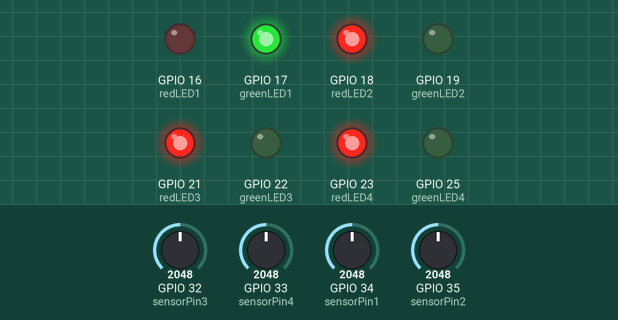
Recording of a sketch running on a simulated ESP32. Parts: output pins drawn as LEDs (lit = HIGH). The inputs (shaded band) are chosen by the test bench; at power-on: GPIO 34 (sensorPin1) = 2048, GPIO 35 (sensorPin2) = 2048, GPIO 32 (sensorPin3) = 2048, GPIO 33 (sensorPin4) = 2048. WiFi joins after 1.5 s; servers stay silent unless stated.

Above: at 3.0 s.
3.1 s: GPIO 34 (sensorPin1) set to 1999
At 12.7 s:
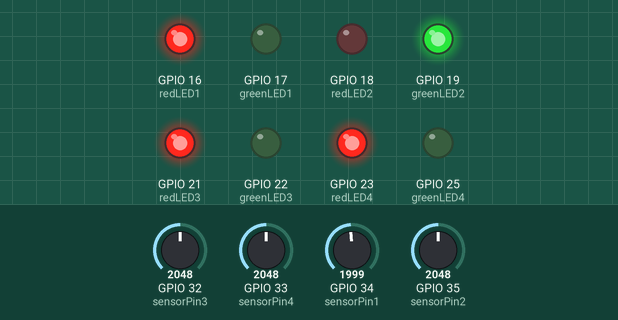
13.3 s: GPIO 35 (sensorPin2) set to 2015
At 22.8 s:
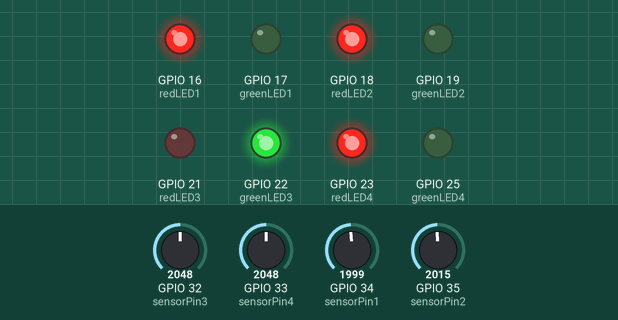
23.3 s: GPIO 32 (sensorPin3) set to 1980
At 33.0 s:
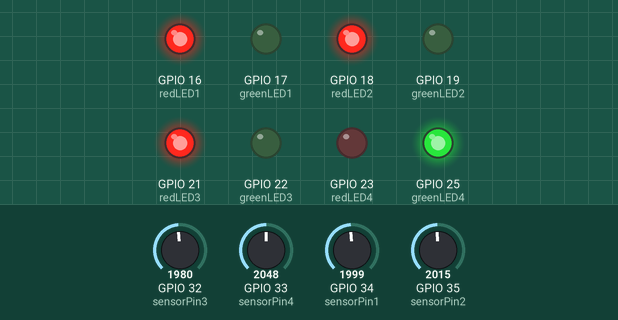
33.3 s: GPIO 32 (sensorPin3) set to 2866
At 43.0 s:
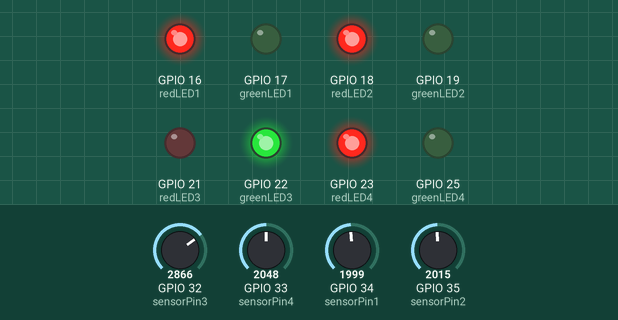
43.3 s: GPIO 32 (sensorPin3) set to 1460
At 44.7 s:
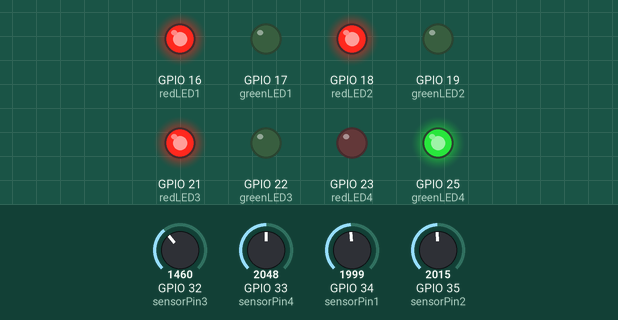
Timing chart, 0 to 46.3 s (numbered marks = the images above; inputs shaded):
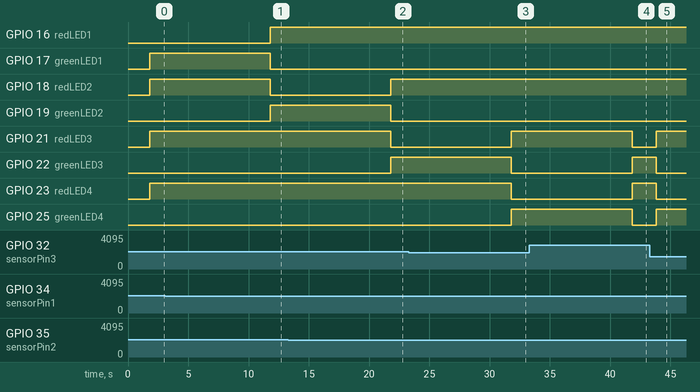

Measured:
- the behaviour switches between 2048 and 2047 on GPIO 34 (sensorPin1) (found by bisection; images 0 and 1)
- the behaviour switches between 2048 and 2047 on GPIO 35 (sensorPin2) (found by bisection; images 1 and 2)
- the behaviour switches between 2048 and 2047 on GPIO 32 (sensorPin3) (found by bisection; images 2 and 3)
- after the input at 3.1 s, GPIO 16 (redLED1), GPIO 19 (greenLED2): LOW → HIGH after 8.7 s; GPIO 17 (greenLED1), GPIO 18 (redLED2): HIGH → LOW after 8.7 s
- after the input at 13.3 s, GPIO 18 (redLED2), GPIO 22 (greenLED3): LOW → HIGH after 8.5 s; GPIO 19 (greenLED2), GPIO 21 (redLED3): HIGH → LOW after 8.5 s
- after the input at 23.3 s, GPIO 21 (redLED3), GPIO 25 (greenLED4): LOW → HIGH after 8.5 s; GPIO 22 (greenLED3), GPIO 23 (redLED4): HIGH → LOW after 8.5 s
- after the input at 33.3 s, GPIO 21 (redLED3), GPIO 25 (greenLED4): HIGH → LOW after 8.5 s; GPIO 22 (greenLED3), GPIO 23 (redLED4): LOW → HIGH after 8.5 s
- after the input at 43.3 s, GPIO 21 (redLED3), GPIO 25 (greenLED4): LOW → HIGH after 0.52 s; GPIO 22 (greenLED3), GPIO 23 (redLED4): HIGH → LOW after 0.52 s

The sketch:

sketch.ino
```cpp
#define BLYNK_TEMPLATE_ID "TMPL3DoTa8aLk"
#define BLYNK_TEMPLATE_NAME "Iot Project"
#define BLYNK_AUTH_TOKEN "7jtEfGGXTRqZMzUuaXZt--IcOc_dacS_"

#include <WiFi.h>
#include <BlynkSimpleEsp32.h>

char auth[] = BLYNK_AUTH_TOKEN;
char ssid[] = "Wokwi-GUEST";
char pass[] = "";

const int sensorPin1 = 34;
const int sensorPin2 = 35;
const int sensorPin3 = 32;
const int sensorPin4 = 33;
const int redLED1 = 16;
const int greenLED1 = 17;
const int redLED2 = 18;
const int greenLED2 = 19;
const int redLED3 = 21;
const int greenLED3 = 22;
const int redLED4 = 23;
const int greenLED4 = 25;

const int threshold = 1500;

const unsigned long greenDuration = 10000;
const unsigned long switchDelay = 5000;
unsigned long switchStartMillis = 0;
int currentLane = 0;

int traffic1 = 0;
int traffic2 = 0;
int traffic3 = 0;
int traffic4 = 0;

int maxTraffic = 0;

void setup() {
  Serial.begin(115200);
  WiFi.begin(ssid, pass);

  Blynk.begin(auth, ssid, pass);

  pinMode(redLED1, OUTPUT);
  pinMode(greenLED1, OUTPUT);
  pinMode(redLED2, OUTPUT);
  pinMode(greenLED2, OUTPUT);
  pinMode(redLED3, OUTPUT);
  pinMode(greenLED3, OUTPUT);
  pinMode(redLED4, OUTPUT);
  pinMode(greenLED4, OUTPUT);

  setAllRed();
}

void loop() {
  Blynk.run();

  traffic1 = analogRead(sensorPin1);
  traffic2 = analogRead(sensorPin2);
  traffic3 = analogRead(sensorPin3);
  traffic4 = analogRead(sensorPin4);

  Blynk.virtualWrite(V1, traffic1);
  Blynk.virtualWrite(V2, traffic2);
  Blynk.virtualWrite(V3, traffic3);
  Blynk.virtualWrite(V4, traffic4);

  unsigned long currentMillis = millis();

  maxTraffic = max(max(traffic1, traffic2), max(traffic3, traffic4)); // Update maxTraffic here
  if (maxTraffic > threshold) {
    if (traffic1 == maxTraffic) {
      manageTraffic(1, traffic1);
    } else if (traffic2 == maxTraffic) {
      manageTraffic(2, traffic2);
    } else if (traffic3 == maxTraffic) {
      manageTraffic(3, traffic3);
    } else if (traffic4 == maxTraffic) {
      manageTraffic(4, traffic4);
    }
    switchStartMillis = currentMillis;
  } else {
    if (currentMillis - switchStartMillis >= switchDelay) {
      switchStartMillis = currentMillis;
      switch (currentLane) {
        case 1:
          setLane(1, false);
          setLane(2, true);
          currentLane = 2;
          break;
        case 2:
          setLane(2, false);
          setLane(3, true);
          currentLane = 3;
          break;
        case 3:
          setLane(3, false);
          setLane(4, true);
          currentLane = 4;
          break;
        case 4:
          setLane(4, false);
          setLane(1, true);
          currentLane = 1;
          break;
        default:
          setLane(1, true);
          currentLane = 1;
          break;
      }
    }
  }
}

void manageTraffic(int lane, int traffic) {
  if (currentLane != 0 && currentLane != lane) {
    setLane(currentLane, false);
  }

  currentLane = lane;
  unsigned long startMillis = millis();
  setLane(lane, true);

  bool switchToNewLane = false;
  while (millis() - startMillis < greenDuration) {
    delay(1000);
    switch (lane) {
      case 1:
        traffic = analogRead(sensorPin1);
        if (traffic2 > threshold || traffic3 > threshold || traffic4 > threshold) {
          switchToNewLane = true;
        }
        break;
      case 2:
        traffic = analogRead(sensorPin2);
        if (traffic1 > threshold || traffic3 > threshold || traffic4 > threshold) {
          switchToNewLane = true;
        }
        break;
      case 3:
        traffic = analogRead(sensorPin3);
        if (traffic1 > threshold || traffic2 > threshold || traffic4 > threshold) {
          switchToNewLane = true;
        }
        break;
      case 4:
        traffic = analogRead(sensorPin4);
        if (traffic1 > threshold || traffic2 > threshold || traffic3 > threshold) {
          switchToNewLane = true;
        }
        break;
    }

    if (switchToNewLane) {
      int newMaxTraffic = max(max(traffic1, traffic2), max(traffic3, traffic4));
      if (newMaxTraffic > threshold && newMaxTraffic != maxTraffic) {

        if (traffic1 == newMaxTraffic) {
          manageTraffic(1, traffic1);
        } else if (traffic2 == newMaxTraffic) {
          manageTraffic(2, traffic2);
        } else if (traffic3 == newMaxTraffic) {
          manageTraffic(3, traffic3);
        } else if (traffic4 == newMaxTraffic) {
          manageTraffic(4, traffic4);
        }
        break;
      }
    }

    if (traffic <= threshold) {
      break;
    }
  }
}

void setLane(int lane, bool isGreen) {
  int redLED, greenLED;

  switch (lane) {
    case 1:
      redLED = redLED1;
      greenLED = greenLED1;
      break;
    case 2:
      redLED = redLED2;
      greenLED = greenLED2;
      break;
    case 3:
      redLED = redLED3;
      greenLED = greenLED3;
      break;
    case 4:
      redLED = redLED4;
      greenLED = greenLED4;
      break;
    default:
      return;
  }

  if (isGreen) {
    digitalWrite(redLED, LOW);
    digitalWrite(greenLED, HIGH);
  } else {
    digitalWrite(redLED, HIGH);
    digitalWrite(greenLED, LOW);
  }
}

void setAllRed() {
  digitalWrite(redLED1, HIGH);
  digitalWrite(greenLED1, LOW);
  digitalWrite(redLED2, HIGH);
  digitalWrite(greenLED2, LOW);
  digitalWrite(redLED3, HIGH);
  digitalWrite(greenLED3, LOW);
  digitalWrite(redLED4, HIGH);
  digitalWrite(greenLED4, LOW);
}
```
